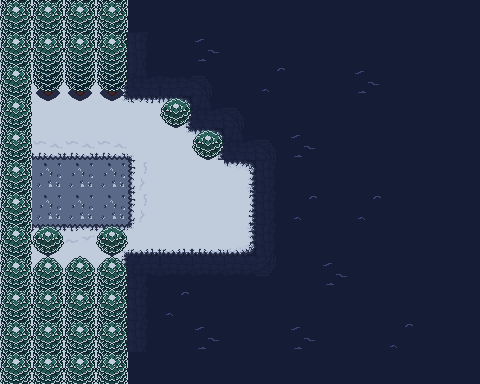

Tiled map render using the project's own tile images. Description and the whole map definition, tile-layer contents included, below:
An orthogonal 15x12 tile map with 32x32 px tiles, 5 tile layers (BackGround, Ground, Details, Trees, ...).

<map version="1.9" tiledversion="1.9.0" orientation="orthogonal" renderorder="right-down" width="15" height="12" tilewidth="32" tileheight="32" infinite="0" nextlayerid="9" nextobjectid="1">
 <tileset firstgid="1" source="SnowTileMap.tsx" />
 <layer id="2" name="BackGround" width="15" height="12">
  <data encoding="csv">
0,0,0,0,0,0,0,0,0,0,0,0,0,0,0,
0,0,0,0,69,0,0,0,0,0,0,0,0,0,0,
0,0,0,0,207,27,29,0,0,0,0,0,0,0,0,
0,0,0,0,0,0,207,29,0,0,0,0,0,0,0,
0,0,0,0,0,0,0,207,29,0,0,0,0,0,0,
0,0,0,0,0,0,0,0,69,0,0,0,0,0,0,
0,0,0,0,0,0,0,0,69,0,0,0,0,0,0,
0,0,0,0,0,0,0,0,69,0,0,0,0,0,0,
0,0,0,0,187,107,107,107,109,0,0,0,0,0,0,
0,0,0,0,69,0,0,0,0,0,0,0,0,0,0,
0,0,0,0,69,0,0,0,0,0,0,0,0,0,0,
0,0,0,0,0,0,0,0,0,0,0,0,0,0,0
</data>
 </layer>
 <layer id="1" name="Ground" width="15" height="12">
  <data encoding="csv">
72,72,72,72,196,196,196,196,196,196,196,196,196,196,196,
72,72,72,194,196,196,216,196,196,196,196,196,196,196,196,
72,72,72,194,196,196,196,196,215,196,196,216,196,196,196,
72,72,72,72,1610612930,155,196,196,196,196,196,196,196,196,196,
72,72,72,72,72,72,155,196,196,216,196,196,196,196,196,
72,76,76,76,95,72,72,155,196,196,196,196,196,196,196,
72,76,76,76,95,72,72,194,196,215,196,215,196,196,196,
72,56,56,56,1610612934,1610612934,2684354754,175,196,196,196,196,196,196,196,
72,72,72,194,196,196,196,196,196,196,216,196,196,196,196,
72,72,72,194,196,215,196,196,196,196,196,196,196,196,196,
72,72,72,194,196,196,216,196,196,216,196,196,215,196,196,
72,72,72,72,196,196,196,196,196,196,196,196,196,196,196
</data>
 </layer>
 <layer id="6" name="Details" width="15" height="12">
  <data encoding="csv">
0,0,0,0,0,0,0,0,0,0,0,0,0,0,0,
0,0,0,0,0,0,0,0,0,0,0,0,0,0,0,
0,0,0,0,0,0,0,0,0,0,0,0,0,0,0,
0,0,0,166,0,0,0,0,0,0,0,0,0,0,0,
0,116,116,116,147,166,0,0,0,0,0,0,0,0,0,
0,0,0,0,0,0,0,0,0,0,0,0,0,0,0,
0,0,0,0,0,0,0,0,0,0,0,0,0,0,0,
0,0,0,146,167,0,0,0,0,0,0,0,0,0,0,
0,0,0,0,0,0,0,0,0,0,0,0,0,0,0,
0,0,0,0,0,0,0,0,0,0,0,0,0,0,0,
0,0,0,0,0,0,0,0,0,0,0,0,0,0,0,
0,0,0,0,0,0,0,0,0,0,0,0,0,0,0
</data>
 </layer>
 <layer id="3" name="Trees" width="15" height="12">
  <data encoding="csv">
100,100,100,100,0,0,0,0,0,0,0,0,0,0,0,
100,0,0,0,0,0,0,0,0,0,0,0,0,0,0,
100,40,40,40,0,0,0,0,0,0,0,0,0,0,0,
100,60,60,60,0,19,0,0,0,0,0,0,0,0,0,
100,0,0,0,0,0,19,0,0,0,0,0,0,0,0,
100,0,0,0,0,0,0,0,0,0,0,0,0,0,0,
100,0,0,0,0,0,0,0,0,0,0,0,0,0,0,
100,19,0,19,0,0,0,0,0,0,0,0,0,0,0,
100,0,0,0,0,0,0,0,0,0,0,0,0,0,0,
100,100,100,100,0,0,0,0,0,0,0,0,0,0,0,
100,100,100,100,0,0,0,0,0,0,0,0,0,0,0,
100,100,100,100,0,0,0,0,0,0,0,0,0,0,0
</data>
 </layer>
 <layer id="5" name="TreeTops" width="15" height="12">
  <data encoding="csv">
0,0,0,0,0,0,0,0,0,0,0,0,0,0,0,
0,100,100,100,0,0,0,0,0,0,0,0,0,0,0,
0,0,0,0,0,0,0,0,0,0,0,0,0,0,0,
0,0,0,0,0,0,0,0,0,0,0,0,0,0,0,
0,0,0,0,0,0,0,0,0,0,0,0,0,0,0,
0,0,0,0,0,0,0,0,0,0,0,0,0,0,0,
0,0,0,0,0,0,0,0,0,0,0,0,0,0,0,
0,0,0,0,0,0,0,0,0,0,0,0,0,0,0,
0,80,80,80,0,0,0,0,0,0,0,0,0,0,0,
0,0,0,0,0,0,0,0,0,0,0,0,0,0,0,
0,0,0,0,0,0,0,0,0,0,0,0,0,0,0,
0,0,0,0,0,0,0,0,0,0,0,0,0,0,0
</data>
 </layer>
</map>
